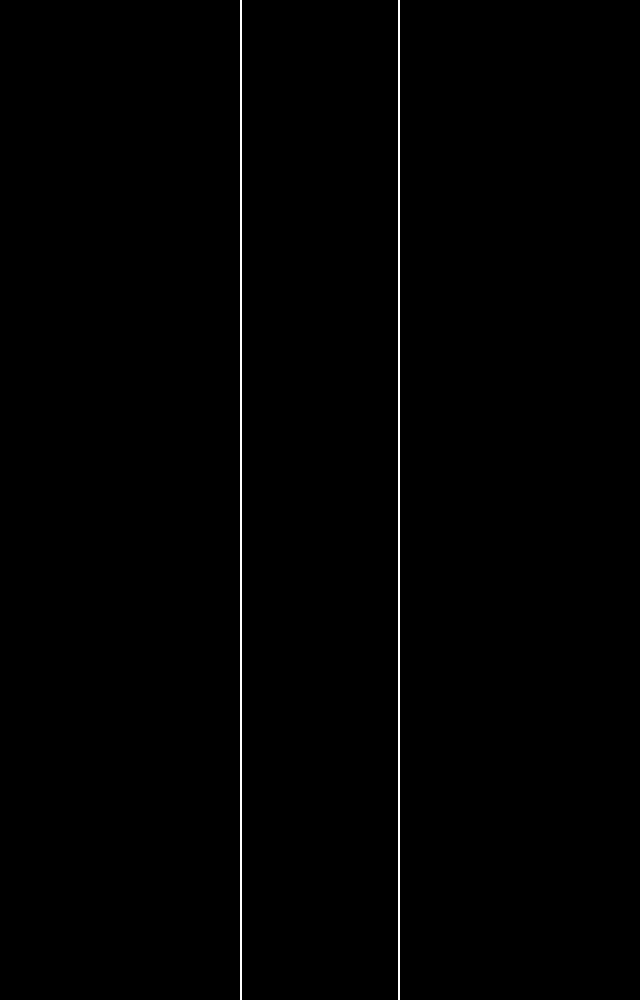

A 2D game scene composited from a Tiled map and its tileset images. What follows is a short description and the map's XML, with every tile layer's data as written:
An orthogonal 16x25 tile map with 40x40 px tiles, 1 tile layer (Tile Layer 1) and 9 objects (2x transition, script, npc, south, spawn, ...).

<map version="1.9" tiledversion="1.9.0" orientation="orthogonal" renderorder="right-down" width="16" height="25" tilewidth="40" tileheight="40" infinite="0" nextlayerid="6" nextobjectid="10">
 <editorsettings>
  <export target="data.lua" format="lua" />
 </editorsettings>
 <properties>
  <property name="border" value="simple" />
  <property name="music" value="deltarune/wind_highplace" />
 </properties>
 <tileset firstgid="1" source="../../../../../../tilesets/thoughts.tsx" />
 <objectgroup id="2" name="objects_bg" />
 <layer id="1" name="Tile Layer 1" width="16" height="25">
  <data encoding="csv">
0,0,0,0,0,0,4,5,5,6,0,0,0,0,0,0,
0,0,0,0,0,0,4,5,5,6,0,0,0,0,0,0,
0,0,0,0,0,0,4,5,5,6,0,0,0,0,0,0,
0,0,0,0,0,0,4,5,5,6,0,0,0,0,0,0,
0,0,0,0,0,0,4,5,5,6,0,0,0,0,0,0,
0,0,0,0,0,0,4,5,5,6,0,0,0,0,0,0,
0,0,0,0,0,0,4,5,5,6,0,0,0,0,0,0,
0,0,0,0,0,0,4,5,5,6,0,0,0,0,0,0,
0,0,0,0,0,0,4,5,5,6,0,0,0,0,0,0,
0,0,0,0,0,0,4,5,5,6,0,0,0,0,0,0,
0,0,0,0,0,0,4,5,5,6,0,0,0,0,0,0,
0,0,0,0,0,0,4,5,5,6,0,0,0,0,0,0,
0,0,0,0,0,0,4,5,5,6,0,0,0,0,0,0,
0,0,0,0,0,0,4,5,5,6,0,0,0,0,0,0,
0,0,0,0,0,0,4,5,5,6,0,0,0,0,0,0,
0,0,0,0,0,0,4,5,5,6,0,0,0,0,0,0,
0,0,0,0,0,0,4,5,5,6,0,0,0,0,0,0,
0,0,0,0,0,0,4,5,5,6,0,0,0,0,0,0,
0,0,0,0,0,0,4,5,5,6,0,0,0,0,0,0,
0,0,0,0,0,0,4,5,5,6,0,0,0,0,0,0,
0,0,0,0,0,0,4,5,5,6,0,0,0,0,0,0,
0,0,0,0,0,0,4,5,5,6,0,0,0,0,0,0,
0,0,0,0,0,0,4,5,5,6,0,0,0,0,0,0,
0,0,0,0,0,0,4,5,5,6,0,0,0,0,0,0,
0,0,0,0,0,0,4,5,5,6,0,0,0,0,0,0
</data>
 </layer>
 <objectgroup id="3" name="collision">
  <object id="1" x="200" y="0" width="40" height="1000" />
  <object id="2" x="400" y="0" width="40" height="1000" />
 </objectgroup>
 <objectgroup id="4" name="objects">
  <object id="3" name="transition" x="240" y="1000" width="160" height="40">
   <properties>
    <property name="map" value="devhotel/rooms/room_001/thoughts/crossroads" />
    <property name="marker" value="north" />
   </properties>
  </object>
  <object id="4" name="transition" x="240" y="-40" width="160" height="40">
   <properties>
    <property name="map" value="devhotel/rooms/room_001/thoughts/final" />
    <property name="marker" value="entry" />
   </properties>
  </object>
  <object id="8" name="script" x="240" y="640" width="160" height="40">
   <properties>
    <property name="cutscene" value="thoughts.corridor" />
    <property name="once" type="bool" value="true" />
   </properties>
  </object>
  <object id="9" name="npc" x="320" y="520">
   <properties>
    <property name="actor" value="brenda_dreamscape" />
    <property name="facing" value="up" />
    <property name="flagcheck" value="!b_corridor" />
   </properties>
   <point />
  </object>
 </objectgroup>
 <objectgroup id="5" name="markers">
  <object id="5" name="south" x="320" y="960">
   <point />
  </object>
  <object id="6" name="spawn" x="320" y="760">
   <point />
  </object>
  <object id="7" name="north" x="320" y="40">
   <point />
  </object>
 </objectgroup>
</map>
